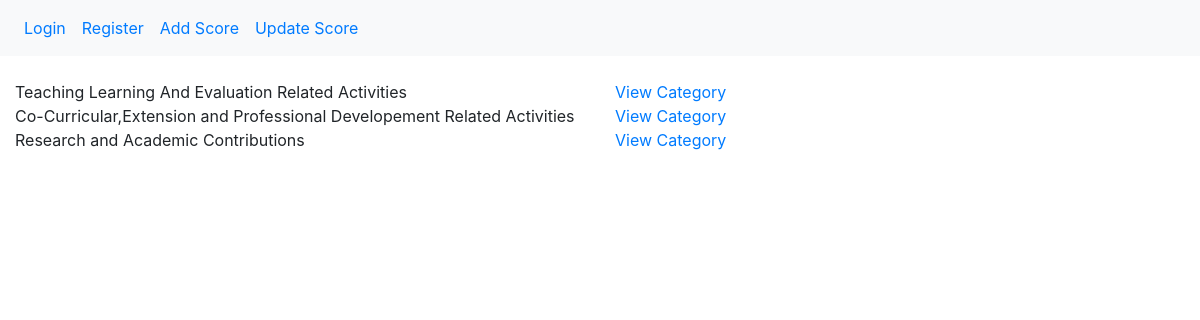
The page /category on the database its author committed.
### api/models.py (models this page shows)
class Category(models.Model):
    category_name = models.CharField(max_length=200)
    def __str__(self):
        return str(self.category_name)

### api/views.py (the view)
# urls.py: path('category',views.CategoryView.as_view(),name='category'),
class CategoryView(ListView):
    context_object_name = 'category_list'
    def get_queryset(self,**kwargs):
        query = Category.objects.all()
        return query

### templates/api/category_list.html
{% extends "base.html" %}
{% block body_block %}
<div class="container-fluid">
    <div class="row">
        {% for category in category_list %}
        <div class="col-xl-6">{{ category }}</div>
        <a href="{% url 'api:activity' category_id=category.id %}" class="col-xl-6">View Category</a>
        {% endfor %}
    </div>
</div>
{% endblock %}

### rows shown on the page
Category: category_name "Teaching Learning And Evaluation Related Activities"
Category: category_name "Co-Curricular,Extension and Professional Developement Related Activities"
Category: category_name "Research and Academic Contributions"
